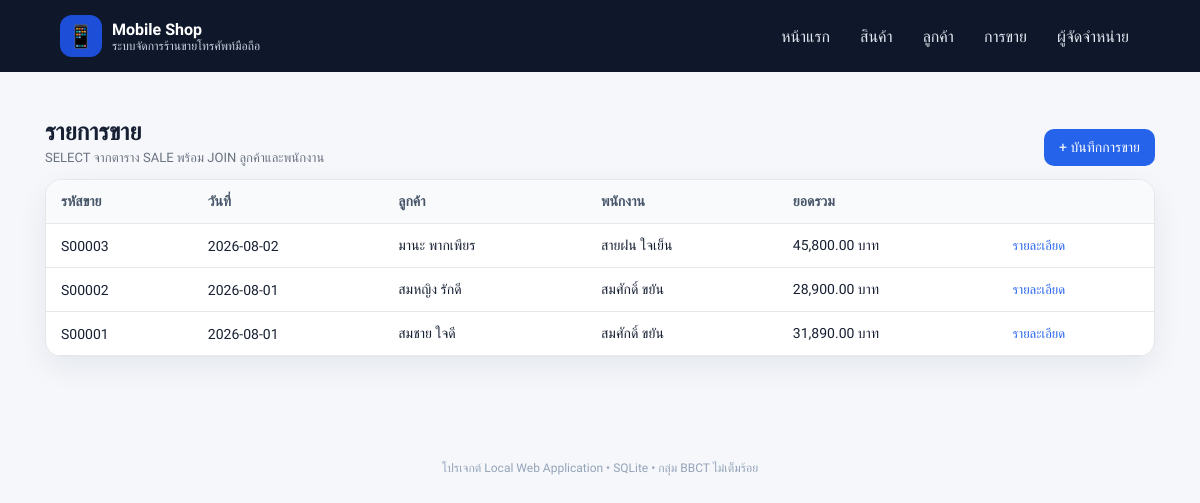
The app's page /sales with its own data.
### tables this page shows
CREATE TABLE SALE (
    SALE_ID CHAR(6) PRIMARY KEY,
    CUSTOMER_ID CHAR(5) NOT NULL,
    EMP_ID CHAR(5) NOT NULL,
    SALE_DATE DATE NOT NULL,
    TOTAL_AMOUNT DECIMAL(10,2) NOT NULL DEFAULT 0,
    FOREIGN KEY (CUSTOMER_ID) REFERENCES CUSTOMER(CUSTOMER_ID),
    FOREIGN KEY (EMP_ID) REFERENCES EMPLOYEE(EMP_ID)
);

CREATE TABLE CUSTOMER (
    CUSTOMER_ID CHAR(5) PRIMARY KEY,
    CUS_NAME VARCHAR(50) NOT NULL,
    CUS_PHONE CHAR(10) NOT NULL
);

CREATE TABLE EMPLOYEE (
    EMP_ID CHAR(5) PRIMARY KEY,
    EMP_NAME VARCHAR(50) NOT NULL,
    EMP_POSITION VARCHAR(30) NOT NULL
);

### app.py (the view)
@app.route("/sales")
def sales():
    conn = get_db()
    rows = conn.execute(
        """
        SELECT s.SALE_ID, s.SALE_DATE, c.CUS_NAME, e.EMP_NAME, s.TOTAL_AMOUNT
        FROM SALE s
        JOIN CUSTOMER c ON c.CUSTOMER_ID = s.CUSTOMER_ID
        JOIN EMPLOYEE e ON e.EMP_ID = s.EMP_ID
        ORDER BY s.SALE_DATE DESC, s.SALE_ID DESC
        """
    ).fetchall()
    conn.close()
    return render_template("sales.html", sales=rows)

### app.py (called while the page is built)
def get_db():
    conn = sqlite3.connect(DB_PATH)
    conn.row_factory = sqlite3.Row
    conn.execute("PRAGMA foreign_keys = ON")
    return conn

### templates/sales.html (shortened to what this page needs)
{% extends "base.html" %}
{% block content %}
<section class="section-head"><div><h1>รายการขาย</h1><p>SELECT จากตาราง SALE พร้อม JOIN ลูกค้าและพนักงาน</p></div><a class="btn" href="{{ url_for('add_sale') }}">+ บันทึกการขาย</a></section>
<div class="card table-wrap"><table>
<thead><tr><th>รหัสขาย</th><th>วันที่</th><th>ลูกค้า</th><th>พนักงาน</th><th>ยอดรวม</th><th></th></tr></thead>
<tbody>{% for row in sales %}<tr><td>{{ row.SALE_ID }}</td><td>{{ row.SALE_DATE }}</td><td>{{ row.CUS_NAME }}</td><td>{{ row.EMP_NAME }}</td><td>{{ "{:,.2f}".format(row.TOTAL_AMOUNT) }} บาท</td><td><a class="link-btn" href="{{ url_for('sale_detail', sale_id=row.SALE_ID) }}">รายละเอียด</a></td></tr>{% else %}<tr><td colspan="6" class="empty">ยังไม่มีข้อมูล</td></tr>{% endfor %}</tbody>
</table></div>
{% endblock %}

### static/style.css (style rules this page uses)
:root { --bg:#f5f7fb;--card:#fff;--text:#172033;--muted:#6b7280;--line:#e5e7eb;--primary:#2563eb;--primary2:#1d4ed8;--success:#15803d;--danger:#b91c1c;--shadow:0 10px 30px rgba(15,23,42,.07) }
* { box-sizing:border-box }
body { margin:0;background:var(--bg);color:var(--text);font-family:'Prompt',sans-serif }
a { text-decoration:none;color:var(--primary) }
.btn { display:inline-block;border:0;background:var(--primary);color:#fff;padding:10px 15px;border-radius:10px;font-family:inherit;font-size:14px;cursor:pointer }
.card { background:var(--card);border:1px solid var(--line);border-radius:16px;box-shadow:var(--shadow) }
.section-head { display:flex;justify-content:space-between;align-items:end;gap:15px;margin:18px 0 13px }
.section-head h1,.section-head h2 { margin:0 }
.section-head p { margin:4px 0 0;color:var(--muted);font-size:13px }
.table-wrap { overflow:auto }
table { width:100%;border-collapse:collapse;min-width:650px }
th,td { text-align:left;padding:13px 15px;border-bottom:1px solid var(--line);font-size:14px }
th { background:#f8fafc;font-weight:600;color:#475569 }
.link-btn { font-size:13px }
.section-head+.card { margin-bottom:20px }

### records on screen
SALE: SALE_ID "S00003", SALE_DATE "2026-08-02", CUS_NAME "มานะ พากเพียร", EMP_NAME "สายฝน ใจเย็น", TOTAL_AMOUNT "45,800.00"
SALE: SALE_ID "S00002", SALE_DATE "2026-08-01", CUS_NAME "สมหญิง รักดี", EMP_NAME "สมศักดิ์ ขยัน", TOTAL_AMOUNT "28,900.00"
SALE: SALE_ID "S00001", SALE_DATE "2026-08-01", CUS_NAME "สมชาย ใจดี", EMP_NAME "สมศักดิ์ ขยัน", TOTAL_AMOUNT "31,890.00"
